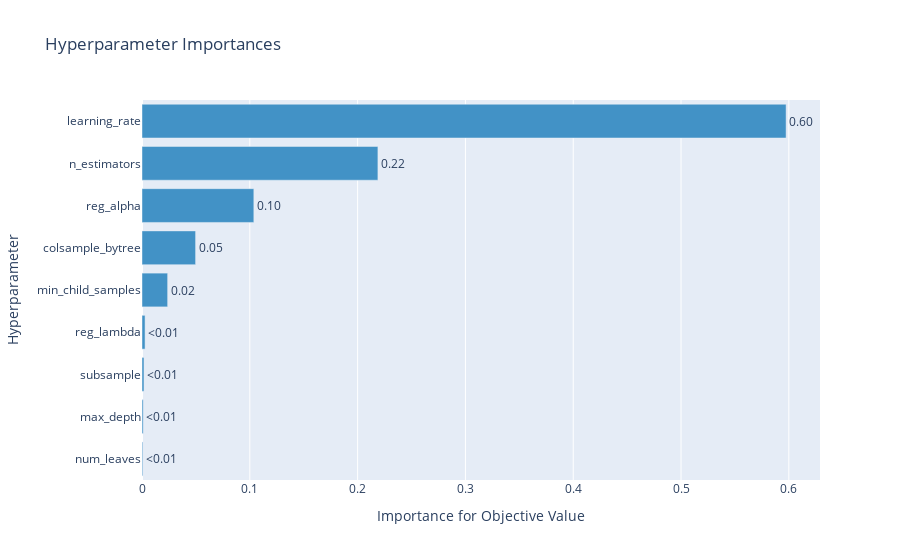

Notebook cell for this chart:
### Code cell
optuna.visualization.plot_param_importances(study)

### Figure 1 — Plotly figure (JSON) as saved in the notebook; plotly's stock layout.template omitted (floating-point values rounded to 4 significant figures)
{"data": [{"cliponaxis": false, "hovertemplate": ["num_leaves (IntDistribution): 0.000709733746635467<extra></extra>", "max_depth (IntDistribution): 0.0011000602562062957<extra></extra>", "subsample (FloatDistribution): 0.001840459047161251<extra></extra>", "reg_lambda (FloatDistribution): 0.0028426187229225216<extra></extra>", "min_child_samples (IntDistribution): 0.0237802039033536<extra></extra>", "colsample_bytree (FloatDistribution): 0.04970497206304862<extra></extra>", "reg_alpha (FloatDistribution): 0.10373487369790035<extra></extra>", "n_estimators (IntDistribution): 0.21882852011019815<extra></extra>", "learning_rate (FloatDistribution): 0.5974585584525738<extra></extra>"], "marker": {"color": "rgb(66,146,198)"}, "orientation": "h", "text": ["<0.01", "<0.01", "<0.01", "<0.01", "0.02", "0.05", "0.10", "0.22", "0.60"], "textposition": "outside", "type": "bar", "x": [0.0007097, 0.0011, 0.00184, 0.002843, 0.02378, 0.0497, 0.1037, 0.2188, 0.5975], "y": ["num_leaves", "max_depth", "subsample", "reg_lambda", "min_child_samples", "colsample_bytree", "reg_alpha", "n_estimators", "learning_rate"]}], "layout": {"showlegend": false, "title": {"text": "Hyperparameter Importances"}, "xaxis": {"title": {"text": "Importance for Objective Value"}}, "yaxis": {"title": {"text": "Hyperparameter"}}}}
